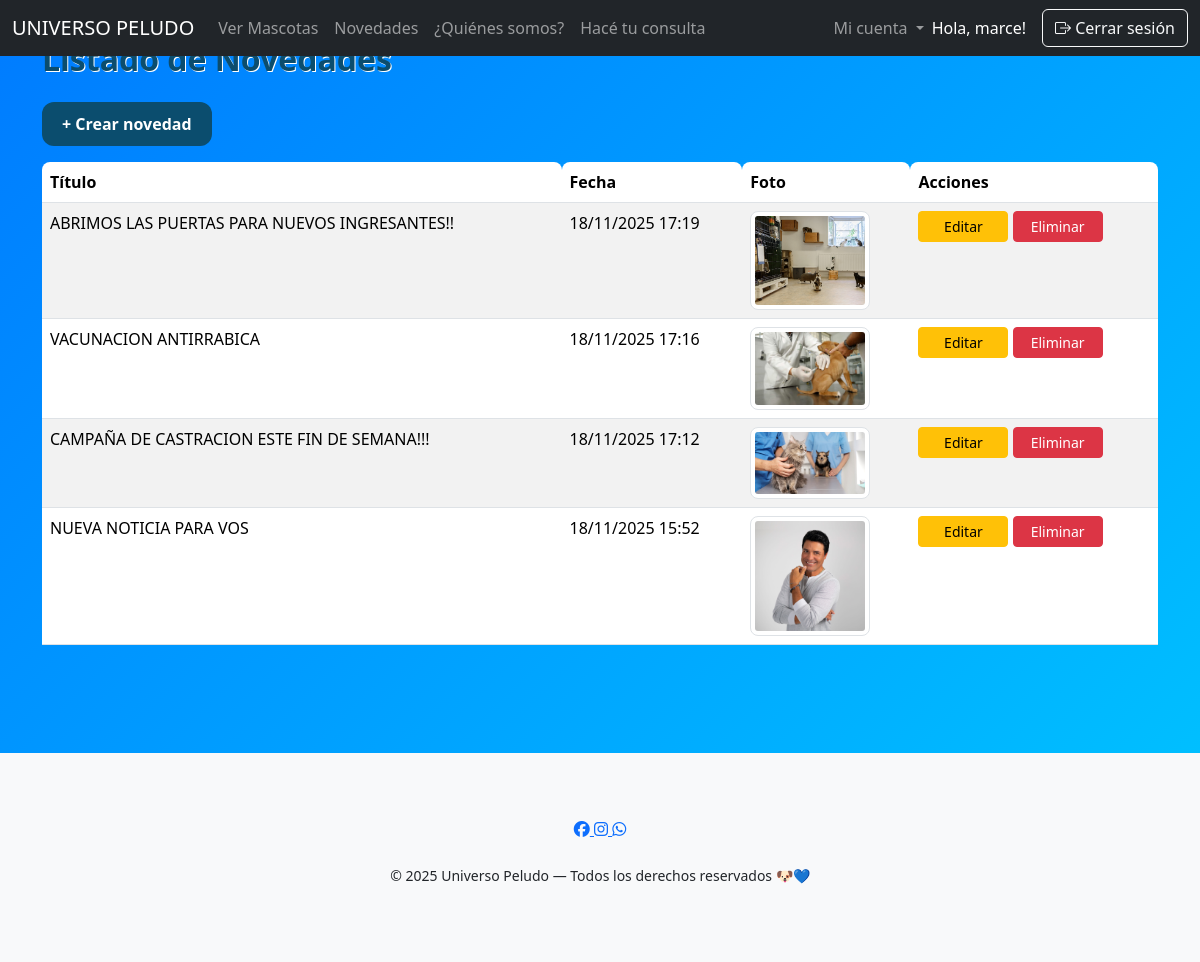
The app's page /novedades/listar/ (signed in) with its own data.
### apps/core/models.py (models this page shows, shortened)
class Novedad(models.Model):
    titulo = models.CharField(max_length=200)
    descripcion_corta = models.TextField(max_length=300)
    contenido = models.TextField()
    imagen = models.ImageField(upload_to="novedades/", blank=True, null=True)
    fecha = models.DateTimeField(auto_now_add=True)
    class Meta:
        ordering = ['-fecha']  # más nuevas primero

### apps/core/views.py (the view)
# urls.py: path('novedades/listar/', listar_novedades, name='listar_novedades'),
@login_required(login_url='/login/')
def listar_novedades(request):
    lista_novedades = Novedad.objects.all()
    return render(request, 'admin/novedades/listaNovedades.html', {'novedades': lista_novedades})

### apps/core/templates/admin/novedades/listaNovedades.html
{% extends "base.html" %}
{% block content %}
<h2 class="mb-4">Listado de Novedades</h2>
<a href="{% url 'crear_novedades' %}" class="btn btn-primary mb-3">+ Crear novedad</a>
<table class="table table-striped">
    <thead>
        <tr>
            <th>Título</th>
            <th>Fecha</th>
            <th>Foto</th>
            <th>Acciones</th>
        </tr>
    </thead>
    <tbody>
        {% for n in novedades %}
        <tr>
            <td>{{ n.titulo }}</td>
            <td>{{ n.fecha|date:"d/m/Y H:i" }}</td>
            <td>
                {% if n.imagen %}
                <img src="{{ n.imagen.url }}" class="img-thumbnail" style="max-width:120px; border-radius:8px;">
                {% else %}
                <span class="text-muted">Sin foto</span>
                {% endif %}
            </td>
            <td>
                <a href="{% url 'modificar_novedades' n.id %}" class="btn btn-warning btn-sm">Editar</a>
                <a href="{% url 'eliminar_novedades' n.id %}" class="btn btn-danger btn-sm">Eliminar</a>
            </td>
        </tr>
        {% empty %}
        <tr>
            <td colspan="3" class="text-center">No hay novedades cargadas.</td>
        </tr>
        {% endfor %}
    </tbody>
</table>
{% endblock %}

### apps/core/templates/header.html (shortened to what this page needs)
<nav class="navbar navbar-expand-lg navbar-dark bg-dark fixed-top">
    <div class="container-fluid">
        <a class="navbar-brand" href="/">UNIVERSO PELUDO</a>
        {% if not user.is_superuser and not user.is_staff %}
            <div class="collapse navbar-collapse" id="navbarNav">
                <ul class="navbar-nav me-auto">
                    <li class="nav-item">
                        <a class="nav-link" href="{% url 'home' %}#contenido">Ver Mascotas</a>
                    </li>
                    <li class="nav-item">
                        <a class="nav-link" href="#novedades">Novedades</a>
                    </li>
                    <li class="nav-item">
                        <a class="nav-link" href="#contenido2">¿Quiénes somos?</a>
                    </li>
                    <li class="nav-item">
                        <a class="nav-link" href="#contenido3">Hacé tu consulta</a>
                    </li>
                </ul>
        {% endif %}
            <ul class="navbar-nav ms-auto">
                {% if user.is_authenticated %}
                    {% if not user.is_superuser or not user.is_staff %}
                        <li class="nav-item dropdown">
                            <a class="nav-link dropdown-toggle" href="#" id="cuentaMenu" role="button" data-bs-toggle="dropdown" aria-expanded="false">
                                Mi cuenta
                            </a>
                        </li>
                    {% endif %}
                {% endif %}
            </ul>
        </div>
        <div class="d-flex align-items-center">
            {% if user.is_authenticated %}
                <span class="text-white me-3">Hola, {{ user.first_name }}!</span>
                <form method="post" action="{% url 'logout' %}">
                    <button type="submit" class="btn btn-outline-light">
                        <i class="bi bi-box-arrow-right"></i> Cerrar sesión
                    </button>
                </form>
            {% else %}
                <a href="{% url 'login' %}" class="btn btn-outline-light">
                    <i class="bi bi-box-arrow-in-right"></i> Iniciar sesión
                </a>
            {% endif %}
        </div>
    </div>
</nav>

### static/css/mis_css.css (style rules this page uses)
table th, table td { font-size: 1rem; color: #000; }
body { background-color: #0082f5; }
body { background: linear-gradient(135deg, #007bff, #00c6ff); }
.table thead th { border-top-left-radius: 0.5rem; border-top-right-radius: 0.5rem; }
.btn-sm { min-width: 90px; }
.btn-primary { background-color: #0275d8; border-color: #0275d8; }
.table-striped>tbody>tr:nth-of-type(odd) { background-color: #f1f8e9; }
.container h2 { color: #0b4d6e; font-size: 2rem; font-weight: 700; margin-bottom: 20px; text-shadow: 1px 1px 0px #ffffff; }
.container .btn-primary { background-color: #0b4d6e; border: none; padding: 10px 20px; border-radius: 12px; font-weight: 600; transition: 0.3s; }

### records on screen
Novedad: titulo "ABRIMOS LAS PUERTAS PARA NUEVOS INGRESANTES!!", fecha "18/11/2025 17:19", imagen (picture)
Novedad: titulo "VACUNACION ANTIRRABICA", fecha "18/11/2025 17:16", imagen (picture)
Novedad: titulo "CAMPAÑA DE CASTRACION ESTE FIN DE SEMANA!!!", fecha "18/11/2025 17:12", imagen (picture)
Novedad: titulo "NUEVA NOTICIA PARA VOS", fecha "18/11/2025 15:52", imagen (picture)

### other values on screen
{{ user.first_name }} "marce"
